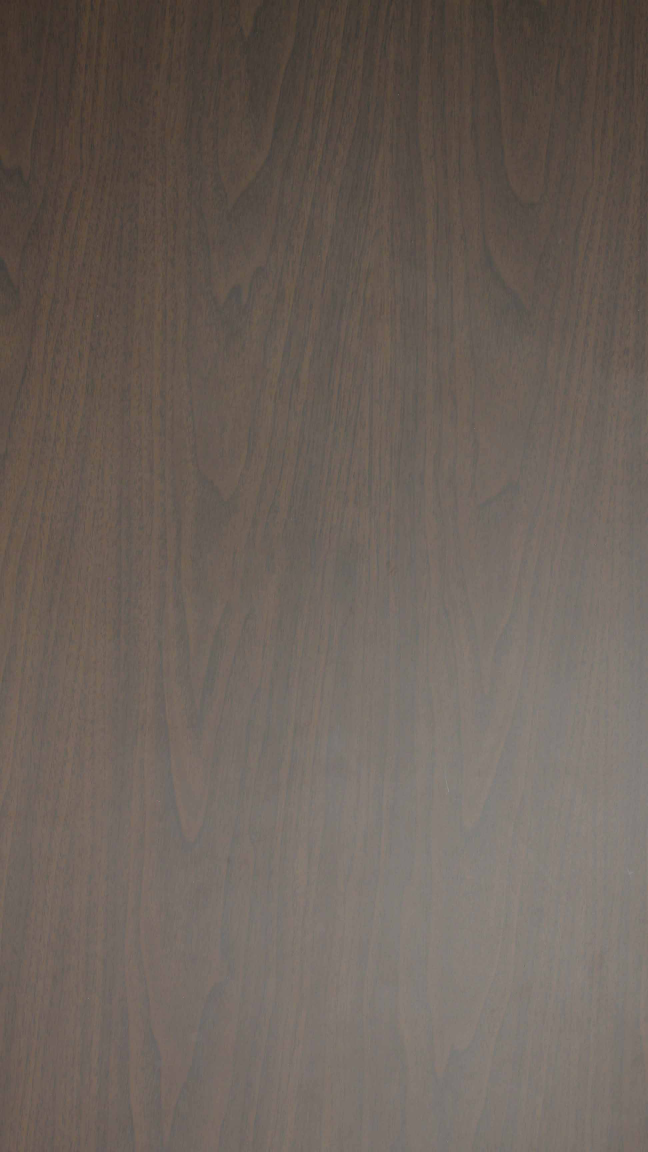
#> input picture ignore-pixels-woodgrain.jpg, 1944 x 3456 px, given as the content of the folder assets, which was not available (shown at 1/3 size)
$ python img.py collage assets/ --output collage.jpg --threads 6   (older library calls are emulated)
#> lines starting #> are read from the running program, lines starting #| are printed output that depends on the picture; pictures that were not available may be replaced by others from this repository, and a replacement may not be noted
#!/usr/bin/env python3
"""
Module with helper functions for image processing tasks

Notes
---------------
https://codegolf.stackexchange.com/questions/53621/force-an-average-on-an-image
http://pythonicprose.blogspot.com/2009/09/python-find-average-rgb-color-for-image.html
https://www.hackzine.org/getting-average-image-color-from-python.html
https://stackoverflow.com/questions/6208980/sorting-a-list-of-rgb-triplets-into-a-spectrum
"""
from __future__ import annotations # python 3.7+
import os
import sys
import csv
from PIL import Image
import colorsys
from multiprocessing import Pool
from pathlib import Path
import argparse
from typing import Generator, Tuple, List, Dict

class Avg(object):
    """
    Holds the attributes of image's average RGB HSV values
    """
    def __init__(self,
            path: str = None,
            _verbose: bool = False,
            ignore_vals: List[Tuple[int, int, int]] = None,
            *args, **kwargs):
        if path:
            self.path = path
            avg = self.get_avg_rgb_hsv(
                path = self.path, _verbose = _verbose, ignore_vals = ignore_vals, *args, **kwargs)
            self.red = avg['red']
            self.green = avg['green']
            self.blue = avg['blue']
            self.hue = avg['hue']
            self.saturation = avg['saturation']
            self.value = avg['value']
            self.pixels_total = avg['pixels_total']
            self.pixels_counted = avg['pixels_counted']
            self.pixels_pcnt = avg['pixels_pcnt']

        # initialize empty attributes if using from_dict method
        else:
            self.path = None
            self.red = None
            self.green = None
            self.blue = None
            self.hue = None
            self.saturation = None
            self.value = None
            self.pixels_total = None
            self.pixels_counted = None
            self.pixels_pcnt = None

    @staticmethod
    def get_avg_rgb_hsv(
            path: str,
            _verbose: bool = False,
            ignore_vals: List[Tuple[int, int, int]] = None,
            *args, **kwargs) -> Dict:
        """
        Get the average RGB and HSV values from an image file path
        """
        # check if there are some pixels to ignore
        ignore_pixel_ids = set()
        if ignore_vals:
            for vals in ignore_vals:
                id = "{}.{}.{}".format(vals[0], vals[1], vals[2]) # RGB values
                ignore_pixel_ids.add(id)

        img = Image.open(path).convert('RGB')
        pixels = img.load()
        size_x = img.size[0]
        size_y = img.size[1]
        avg = {
            'red': 0,
            'green': 0,
            'blue': 0,
            'pixels_total' : size_x * size_y,
            'pixels_counted' : 0,
            'path': path
            }

        if _verbose:
            print("Loaded image: {0} total pixels".format(avg['pixels_total']))

        # add up the RGB values for all pixels
        for x in range(img.size[0]): # iterate over all x pixels
            for y in range(img.size[1]): # iterate over all y pixels
                red = pixels[x, y][0]
                green = pixels[x, y][1]
                blue = pixels[x, y][2]

                # skip the pixel if it matches one of the ignored pixels
                if len(ignore_pixel_ids) > 0:
                    id = "{0}.{1}.{2}".format(red, green, blue)
                    if id not in ignore_pixel_ids:
                        avg['red'] += red
                        avg['green'] += green
                        avg['blue'] += blue
                        avg['pixels_counted'] += 1
                else:
                    avg['red'] += red
                    avg['green'] += green
                    avg['blue'] += blue
                    avg['pixels_counted'] += 1

        # calculate averages
        avg['red'] = avg['red'] // avg['pixels_counted']
        avg['green'] = avg['green'] // avg['pixels_counted']
        avg['blue'] = avg['blue'] // avg['pixels_counted']

        # convert to HSV
        hue, saturation, value = colorsys.rgb_to_hsv(avg['red'], avg['green'], avg['blue'])
        avg['hue'] = hue
        avg['saturation'] = saturation
        avg['value'] = value

        # calculate percent
        avg['pixels_pcnt'] = round((float(avg['pixels_counted']) / float(avg['pixels_total'])) * 100, 1)

        return(avg)

    # [19 lines left out: functions to_dict, __repr__, not called in this run]

    @classmethod
    def from_dict(cls, d: Dict) -> Avg:
        """
        Return an Avg instance from a pre-made dict of values
        """
        avg = cls()
        attrs = ['path', 'red', 'green', 'blue', 'hue', 'saturation', 'value', 'pixels_total', 'pixels_counted', 'pixels_pcnt']
        for a in attrs:
            setattr(avg, a, d[a])
        return(avg)

    @classmethod
    def from_list(cls,
        paths: List[str],
        sort_key: str = "hue",
        threads: int = 2,
        _verbose: bool = False,
        *args, **kwargs) -> List[Avg]:
        """
        Return a list of Avg objects by evaluating a list of paths in parallel
        """
#> called with sort_key = 'hue', threads = '6', _verbose = False
        avgs = []
        # run in single-threaded mode
        if threads == 1:
            for path in paths:
                avgs.append(cls.get_avg_rgb_hsv(path, *args, **kwargs))

        # run in multi-threaded mode
        else:
            pool = Pool(int(threads))

            # generate the aysnc result instances
            results = []
            for path in paths:
                result = pool.apply_async(cls.get_avg_rgb_hsv, args=(path, *args), kwds=kwargs)
                results.append(result)
#> this loop made 1 pass
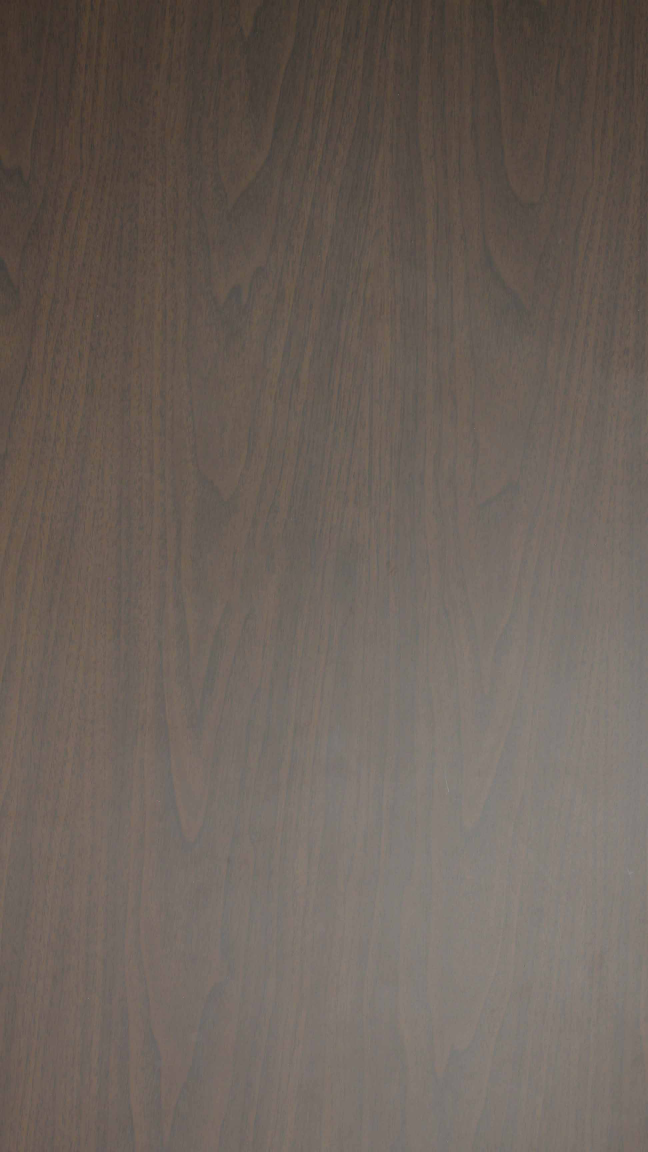
#> input picture ignore-pixels-woodgrain.jpg, 1944 x 3456 px, given as the content of the folder assets, which was not available (shown at 1/3 size)

             # get each result
            for result in results:
                avg = result.get()
                avgs.append(avg)

        if sort_key:
            avgs = sorted(avgs, key = lambda avg: avg[sort_key])

        objs = []
        for avg in avgs:
            obj = cls().from_dict(avg)
            objs.append(obj)

        return(objs)

    @classmethod
    def from_dir(cls, dir: str, *args, **kwargs) -> List[Avg]:
        path = Path(dir)
        paths = [ p for p in path.glob('**/*') if p.is_file() ]
        avgs = Avg().from_list(paths = paths, *args, **kwargs)
        return(avgs)

    # [185 lines left out: functions from_csv, load_all_pixels, write_csv, print_from_path, make_thumbnail, make_thumbnails, not called in this run]

def make_collage(
        input_dicts: List[Dict] = None,
        input_avgs: List[Avg] = None,
        input_path: str = None, # dir or csv or file list to load files from
        input_is_csv: bool = False,
        output_file: str = "collage.jpg",
        x: int = 300, # width of each image
        y: int = 300, # height of each image
        ncol: int = 8, # number of columns in the collage
        bar_height: int = 50, # height for average colore bar on each image
        *args, **kwargs) -> str:
    """
    Make a collage image out of the supplied input image
    Adapted from https://github.com/fwenzel/collage
    """
    if not any([input_dicts, input_avgs, input_path]):
        print(">>> ERROR: either input_avgs or input_dicts or input_path must be supplied")
        raise

    if input_path and not input_avgs:
        if input_is_csv:
            input_avgs = Avg.from_csv(input_path)
        else:
            # NOTE: this will automatically apply sorting
            input_avgs = Avg.from_dir(dir = input_path, *args, **kwargs)

    if input_dicts and not input_avgs:
        input_avgs = [ Avg.from_dict(d) for d in input_dicts ]

    # get configuration for the output collage
    num_input_images = len(input_avgs)
#> num_input_images = 1
    img_width = x
    img_height = y
    img_height_padded = y + bar_height
    num_rows = num_input_images // ncol + (1 if num_input_images % ncol else 0)
#> num_rows = 1
    canvas_width = img_width * ncol
    canvas_height = img_height_padded * num_rows
#> canvas_height = 350
    canvas_size = (canvas_width, canvas_height)
#> canvas_size = (2400, 350)

    # start collage canvas
    canvas = Image.new('RGB', canvas_size, "black")
#> canvas: PIL image 2400x350 RGB; every value is 0

    # add each image to the collage canvas
    img_num = 0
    for avg in input_avgs:
        rgb = (avg.red, avg.blue, avg.green)
#> rgb = (107, 89, 97)

        # line up top-left corner of image placement based on image number
        position = img_num
        x = position % ncol
        y = position // ncol
        xoff = x * img_width
        yoff = y * img_height_padded

        # load the input image and resize
        image = Image.open(avg.path).resize((img_width, img_height), Image.ANTIALIAS)
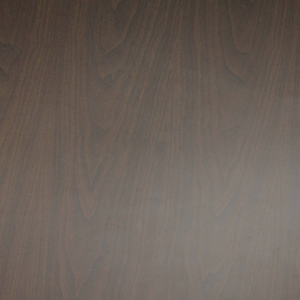
#> image: PIL image 300x300 RGB; mean R, G, B 107.8, 97.4, 89.9

        # place color bar on the canvas
        bar_coord = (xoff, yoff, xoff + img_width, yoff + img_height + bar_height)
        canvas.paste(rgb, bar_coord)
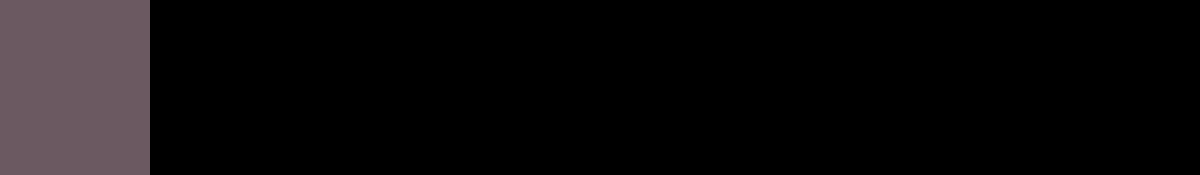
#> canvas: PIL image 2400x350 RGB (shown at 1/2 size); mean R, G, B 13.4, 11.1, 12.1

        # Place tile on canvas.
        canvas.paste(image, (xoff, yoff))
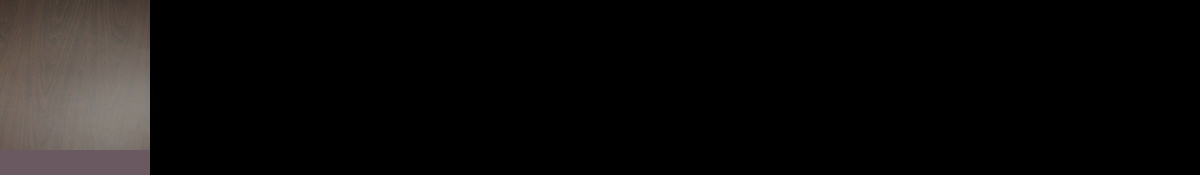
#> canvas: PIL image 2400x350 RGB (shown at 1/2 size); mean R, G, B 13.5, 12, 11.4

        img_num += 1

    # save canvas
    canvas.save(output_file)

    return(output_file)

def main():
    """
    Main control function for running the module from command line
    """
    # top level CLI arg parser; args common to all output files go here
    parser = argparse.ArgumentParser(description = '')

    # add sub-parsers for specific file outputs
    subparsers = parser.add_subparsers(help ='Sub-commands available')

    # subparser for printing avg table output
    _print = subparsers.add_parser('print', help = 'Print sorted image data to console')
    _print.add_argument(dest = 'path', help = 'Input path to file or dir to print data for')
    _print.add_argument('--output', dest = 'output_file', default = "-", help = 'The name of the output file')
    _print.add_argument('--threads', dest = 'threads', default = 4, help = 'Number of files to process in parallel')
    _print.add_argument('--ignore', dest = 'ignore_file', default = None, help = 'File with pixels that should be ignored when calculating averages')
    _print.set_defaults(func = print_from_path)
    """
    $ bin/img.py print assets/ --threads 6 --ignore ignore-pixels-white.jpg
    $ bin/img.py print assets/ --threads 6 --ignore ignore-pixels-white.jpg > data.csv
    """

    # subparser for making thumbnails
    _thumbnails = subparsers.add_parser('thumbnails', help = 'Create thumbnails which include the average color for each image')
    _thumbnails.add_argument('input_path', help = 'Input path to file or dir to make thumbnails for')
    _thumbnails.add_argument('-o', '--output', dest = 'output_dir', required = True, help = 'The name of the output directory')
    _thumbnails.add_argument('--threads', dest = 'threads', default = 4, help = 'Number of files to process in parallel')
    _thumbnails.add_argument('--ignore', dest = 'ignore_file', default = None, help = 'File with pixels that should be ignored when calculating averages')
    _thumbnails.add_argument('--no-rename', dest = 'rename', action = "store_false", help = 'Do not rename the output files. WARNING: files with the same basename will get overwritten')
    _thumbnails.set_defaults(func = make_thumbnails)
    """
    $ bin/img.py thumbnails assets/ --output thumbnail_output/ --threads 6
    """

    # subparser for making collage
    _collage = subparsers.add_parser('collage', help = 'Create collage from all images which includes the average color for each image')
    _collage.add_argument('input_path', help = 'Input path to file or dir to make thumbnails for')
    _collage.add_argument('-o', '--output', dest = 'output_file', default = 'collage.jpg', help = 'Output file')
    _collage.add_argument('--threads', dest = 'threads', default = 4, help = 'Number of files to process in parallel from dir input')
    _collage.add_argument('--csv', dest = 'input_is_csv', action = "store_true", help = 'Input item is a .csv file to load data from')
    _collage.set_defaults(func = make_collage)
    """
    $ bin/img.py collage assets/ --output collage.jpg --threads 6
    $ bin/img.py collage data.csv --output collage.jpg --csv
    """

    args = parser.parse_args()
    args.func(**vars(args))

if __name__ == '__main__':
    main()
